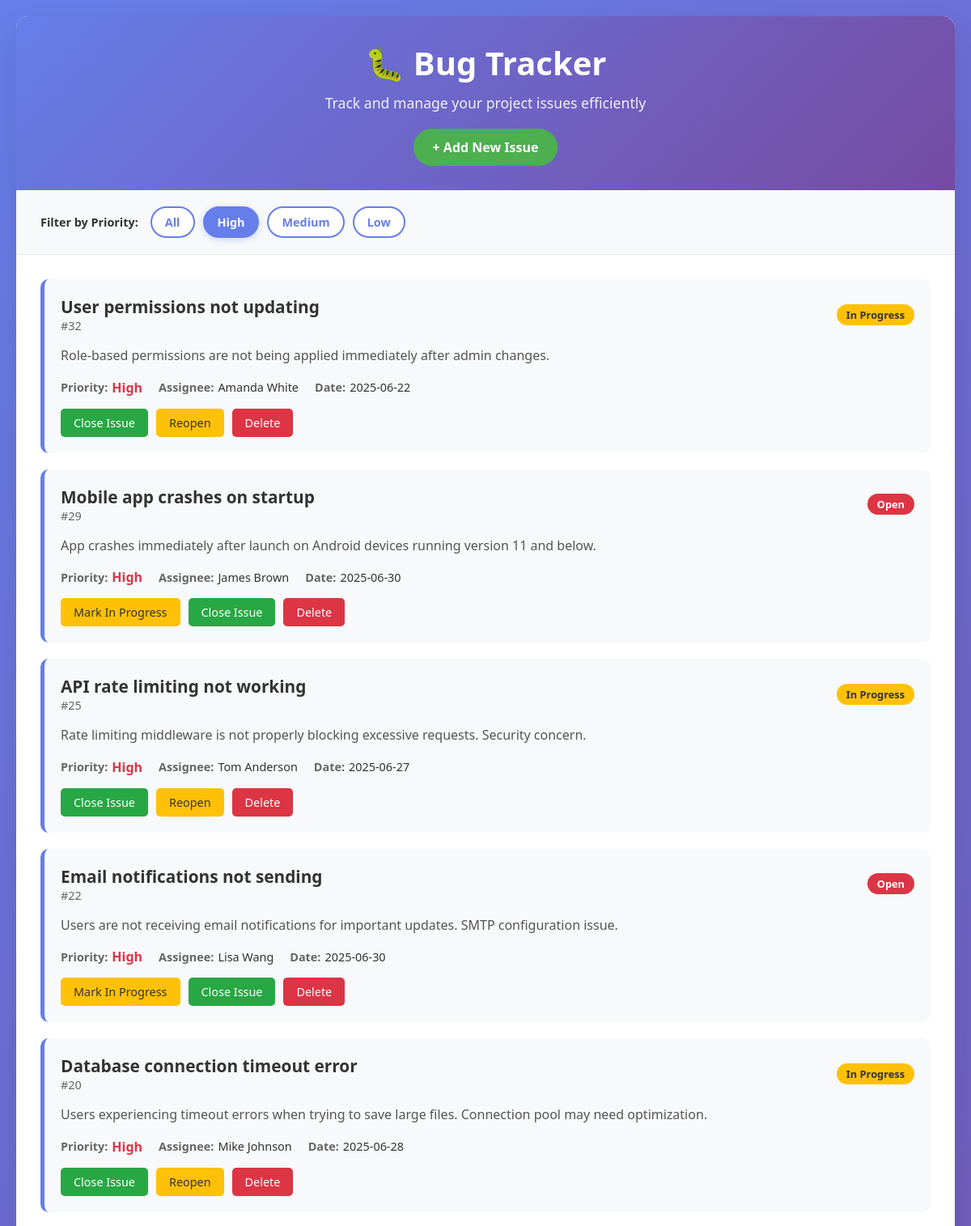
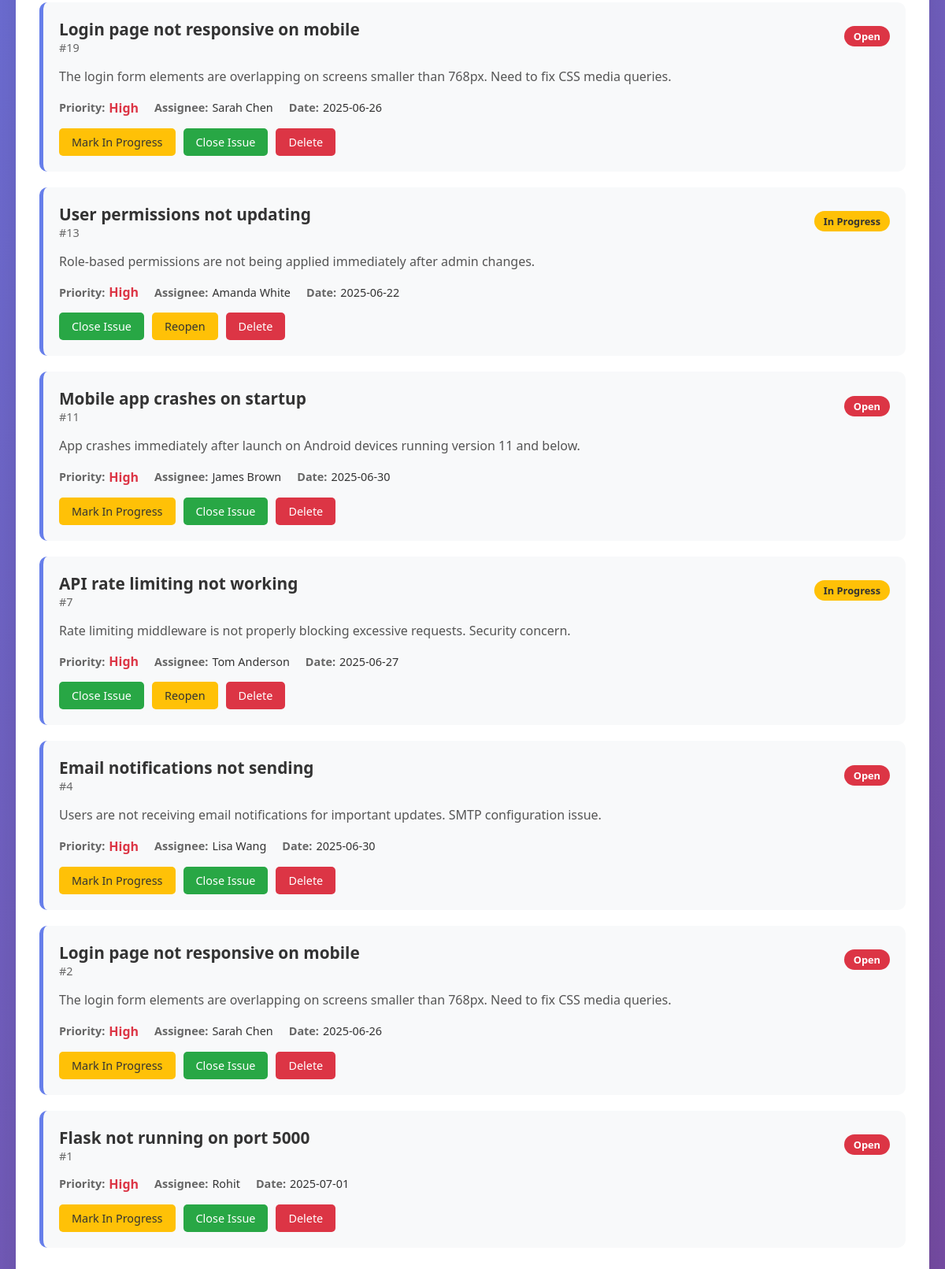
The page /?priority=High on the database its author committed (2 pictures, top to bottom).
### tables this page shows
CREATE TABLE issues (
                    id INTEGER PRIMARY KEY AUTOINCREMENT,
                    title TEXT NOT NULL,
                    description TEXT,
                    status TEXT DEFAULT 'Open',
                    priority TEXT DEFAULT 'Medium',
                    assignee TEXT,
                    date TEXT
                );

### app.py (the view)
@app.route('/')
def index():
    priority_filter = request.args.get('priority', '')
    conn = sqlite3.connect(DB)
    c = conn.cursor()
    if priority_filter:
        c.execute("SELECT * FROM issues WHERE priority = ? ORDER BY id DESC", (priority_filter,))
    else:
        c.execute("SELECT * FROM issues ORDER BY id DESC")
    issues = c.fetchall()
    conn.close()
    return render_template('index.html', issues=issues, selected_priority=priority_filter)

### templates/index.html (shortened to what this page needs)
<!DOCTYPE html>
<html lang="en">
<head>
</head>
<body>
    <div class="container">
        <div class="header">
            <h1>🐛 Bug Tracker</h1>
            <p>Track and manage your project issues efficiently</p>
            <a href="{{ url_for('add_issue') }}" class="add-button">+ Add New Issue</a>
        </div>
        <div class="filter-section">
            <div class="filter-container">
                <span class="filter-label">Filter by Priority:</span>
                <div class="priority-filter">
                    <a href="{{ url_for('index') }}" class="filter-btn {% if not selected_priority %}active{% endif %}">All</a>
                    <a href="{{ url_for('index', priority='High') }}" class="filter-btn {% if selected_priority == 'High' %}active{% endif %}">High</a>
                    <a href="{{ url_for('index', priority='Medium') }}" class="filter-btn {% if selected_priority == 'Medium' %}active{% endif %}">Medium</a>
                    <a href="{{ url_for('index', priority='Low') }}" class="filter-btn {% if selected_priority == 'Low' %}active{% endif %}">Low</a>
                </div>
            </div>
        </div>
        <div class="issues-container">
            {% if issues %}
                {% for issue in issues %}
                <div class="issue-card">
                    <div class="issue-header">
                        <div>
                            <div class="issue-title">{{ issue[1] }}</div>
                            <div class="issue-id">#{{ issue[0] }}</div>
                        </div>
                        <span class="status-{{ issue[3].lower().replace(' ', '-') }}">{{ issue[3] }}</span>
                    </div>
                    {% if issue[2] %}
                    <div class="issue-description">{{ issue[2] }}</div>
                    {% endif %}
                    <div class="issue-meta">
                        <div class="meta-item">
                            <span class="meta-label">Priority:</span>
                            <span class="priority-{{ issue[4].lower() }}">{{ issue[4] }}</span>
                        </div>
                        {% if issue[5] %}
                        <div class="meta-item">
                            <span class="meta-label">Assignee:</span>
                            <span class="meta-value">{{ issue[5] }}</span>
                        </div>
                        {% endif %}
                        <div class="meta-item">
                            <span class="meta-label">Date:</span>
                            <span class="meta-value">{{ issue[6] }}</span>
                        </div>
                    </div>
                    <div class="issue-actions">
                        {% if issue[3] == 'Open' %}
                        <a href="{{ url_for('update_status', id=issue[0], status='In Progress') }}" class="action-btn btn-progress">Mark In Progress</a>
                        <a href="{{ url_for('update_status', id=issue[0], status='Closed') }}" class="action-btn btn-close">Close Issue</a>
                        {% elif issue[3] == 'In Progress' %}
                        <a href="{{ url_for('update_status', id=issue[0], status='Closed') }}" class="action-btn btn-close">Close Issue</a>
                        <a href="{{ url_for('update_status', id=issue[0], status='Open') }}" class="action-btn btn-progress">Reopen</a>
                        {% elif issue[3] == 'Closed' %}
                        <a href="{{ url_for('update_status', id=issue[0], status='Open') }}" class="action-btn btn-progress">Reopen</a>
                        {% endif %}
                        <a href="{{ url_for('delete_issue', id=issue[0]) }}" class="action-btn btn-delete" onclick="return confirm('Are you sure you want to delete this issue?')">Delete</a>
                    </div>
                </div>
                {% endfor %}
            {% else %}
                <div class="empty-state">
                    <h3>No issues found</h3>
                    <p>{% if selected_priority %}No {{ selected_priority.lower() }} priority issues found.{% else %}Start by adding your first bug or feature request{% endif %}</p>
                    <a href="{{ url_for('add_issue') }}" class="add-button">+ Add New Issue</a>
                </div>
            {% endif %}
        </div>
    </div>
</body>
</html>

### templates/index.html (style rules this page uses)
* { margin: 0; padding: 0; box-sizing: border-box; }
body { font-family: 'Segoe UI', Tahoma, Geneva, Verdana, sans-serif; background: linear-gradient(135deg, #667eea 0%, #764ba2 100%); min-height: 100vh; padding: 20px; }
.container { max-width: 1200px; margin: 0 auto; background: white; border-radius: 15px; box-shadow: 0 20px 40px rgba(0,0,0,0.1); overflow: hidden; }
.header { background: linear-gradient(135deg, #667eea 0%, #764ba2 100%); color: white; padding: 30px; text-align: center; }
.header h1 { font-size: 2.5rem; margin-bottom: 10px; }
.header p { font-size: 1.1rem; opacity: 0.9; }
.add-button { display: inline-block; background: #4CAF50; color: white; padding: 12px 24px; text-decoration: none; border-radius: 25px; margin-top: 20px; transition: all 0.3s ease; font-weight: 600; }
.filter-section { background: #f8f9fa; padding: 20px 30px; border-bottom: 1px solid #e9ecef; }
.filter-container { display: flex; align-items: center; gap: 15px; flex-wrap: wrap; }
.filter-label { font-weight: 600; color: #333; font-size: 0.9rem; }
.priority-filter { display: flex; gap: 10px; flex-wrap: wrap; }
.filter-btn { padding: 8px 16px; border: 2px solid #667eea; background: white; color: #667eea; border-radius: 20px; text-decoration: none; font-size: 0.9rem; font-weight: 600; transition: all 0.3s ease; cursor: pointer; }
.filter-btn:hover, .filter-btn.active { background: #667eea; color: white; }
.filter-btn.active { box-shadow: 0 2px 8px rgba(102, 126, 234, 0.3); }
.issues-container { padding: 30px; }
.issue-card { background: #f8f9fa; border-radius: 10px; padding: 20px; margin-bottom: 20px; border-left: 5px solid #667eea; transition: all 0.3s ease; }
.issue-header { display: flex; justify-content: space-between; align-items: center; margin-bottom: 15px; }
.issue-title { font-size: 1.3rem; font-weight: 600; color: #333; }
.issue-id { color: #666; font-size: 0.9rem; }
.issue-description { color: #555; margin-bottom: 15px; line-height: 1.6; }
.issue-meta { display: flex; gap: 20px; margin-bottom: 15px; flex-wrap: wrap; }
.meta-item { display: flex; align-items: center; gap: 5px; }
.meta-label { font-weight: 600; color: #666; font-size: 0.9rem; }
.meta-value { color: #333; font-size: 0.9rem; }
.priority-high { color: #dc3545; font-weight: 600; }
.status-open { background: #dc3545; color: white; padding: 4px 12px; border-radius: 15px; font-size: 0.8rem; font-weight: 600; }
.status-in-progress { background: #ffc107; color: #333; padding: 4px 12px; border-radius: 15px; font-size: 0.8rem; font-weight: 600; }
.issue-actions { display: flex; gap: 10px; flex-wrap: wrap; }
.action-btn { padding: 8px 16px; border: none; border-radius: 5px; cursor: pointer; text-decoration: none; font-size: 0.9rem; transition: all 0.3s ease; }
.btn-progress { background: #ffc107; color: #333; }
.btn-close { background: #28a745; color: white; }
.btn-delete { background: #dc3545; color: white; }

### rows shown on the page
issues: title "User permissions not updating", id "32", status "In Progress", description "Role-based permissions are not being applied immediately after admin changes.", priority "High", assignee "Amanda White", date "2025-06-22"
issues: title "Mobile app crashes on startup", id "29", status "Open", description "App crashes immediately after launch on Android devices running version 11 and below.", priority "High", assignee "James Brown", date "2025-06-30"
issues: title "API rate limiting not working", id "25", status "In Progress", description "Rate limiting middleware is not properly blocking excessive requests. Security concern.", priority "High", assignee "Tom Anderson", date "2025-06-27"
issues: title "Email notifications not sending", id "22", status "Open", description "Users are not receiving email notifications for important updates. SMTP configuration issue.", priority "High", assignee "Lisa Wang", date "2025-06-30"
issues: title "Database connection timeout error", id "20", status "In Progress", description "Users experiencing timeout errors when trying to save large files. Connection pool may need optimization.", priority "High", assignee "Mike Johnson", date "2025-06-28"
issues: title "Login page not responsive on mobile", id "19", status "Open", description "The login form elements are overlapping on screens smaller than 768px. Need to fix CSS media queries.", priority "High", assignee "Sarah Chen", date "2025-06-26"
issues: title "User permissions not updating", id "13", status "In Progress", description "Role-based permissions are not being applied immediately after admin changes.", priority "High", assignee "Amanda White", date "2025-06-22"
issues: title "Mobile app crashes on startup", id "11", status "Open", description "App crashes immediately after launch on Android devices running version 11 and below.", priority "High", assignee "James Brown", date "2025-06-30"
issues: title "API rate limiting not working", id "7", status "In Progress", description "Rate limiting middleware is not properly blocking excessive requests. Security concern.", priority "High", assignee "Tom Anderson", date "2025-06-27"
issues: title "Email notifications not sending", id "4", status "Open", description "Users are not receiving email notifications for important updates. SMTP configuration issue.", priority "High", assignee "Lisa Wang", date "2025-06-30"
issues: title "Login page not responsive on mobile", id "2", status "Open", description "The login form elements are overlapping on screens smaller than 768px. Need to fix CSS media queries.", priority "High", assignee "Sarah Chen", date "2025-06-26"
issues: title "Flask not running on port 5000", id "1", status "Open", priority "High", assignee "Rohit", date "2025-07-01"
